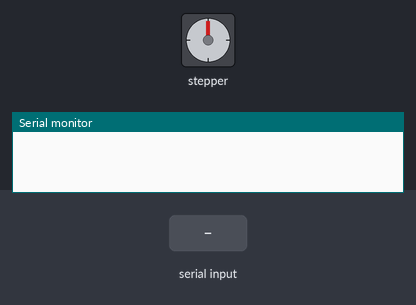
Recording of a program running on a simulated ESP32. On the bench: stepper motor, the last lines printed to the serial monitor. Inputs (shaded band) come from the test bench. Stepper angles assume 200 steps per turn.

Above: at 6.2 s.
6.3 s: "90,45\n" received over Serial
At 7.1 s:
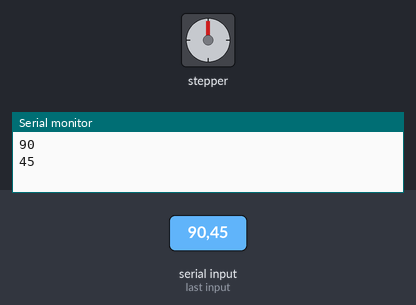
8.8 s: "200\n" received over Serial
At 9.6 s:
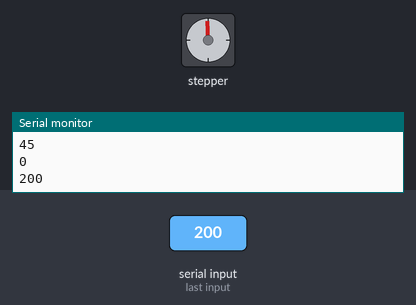
Timing chart, 0 to 11.8 s (numbered marks = the images above; inputs shaded):
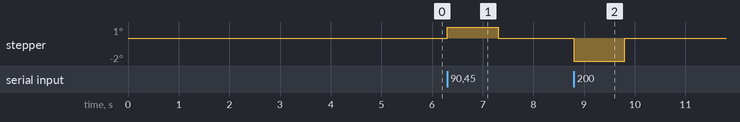

Measured:
- after the input at 6.3 s, stepper: goes 1° 1.0 s, then 0°, starting at once
- after the input at 8.8 s, stepper: goes -2° 1.0 s, then 0°, starting at once

The program:

main.cpp
```cpp
#include <Arduino.h>
#include <AccelStepper.h>


AccelStepper stepper_1(AccelStepper::DRIVER, 19, 18);

uint32_t lastSendTime = 0;

double degToRad(int degrees);

void setup()
{
  Serial.begin(115200);
  delay(5000);
  digitalWrite(LED_BUILTIN, LOW);
  stepper_1.setMaxSpeed(1000);
}

void loop()
{
  while(Serial.available() == 0){}

  int angle = Serial.parseInt();
  Serial.println(angle);
  double x = sin(degToRad(angle))*200;

  stepper_1.setSpeed(800);
  stepper_1.moveTo((int)x);
  stepper_1.runSpeedToPosition();
}

double degToRad(int degrees)
{
  return degrees * (PI / 180);
}
```
